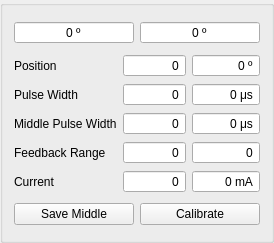
<?xml version="1.0" encoding="UTF-8"?>
<ui version="4.0">
 <class>Servo</class>
 <widget class="QGroupBox" name="Servo">
  <property name="geometry">
   <rect>
    <x>0</x>
    <y>0</y>
    <width>274</width>
    <height>243</height>
   </rect>
  </property>
  <property name="windowTitle">
   <string>Form</string>
  </property>
  <layout class="QVBoxLayout" name="verticalLayout">
   <item>
    <layout class="QHBoxLayout" name="horizontalLayout">
     <item>
      <widget class="QSpinBox" name="min_exc">
       <property name="styleSheet">
        <string notr="true"/>
       </property>
       <property name="frame">
        <bool>true</bool>
       </property>
       <property name="alignment">
        <set>Qt::AlignCenter</set>
       </property>
       <property name="readOnly">
        <bool>true</bool>
       </property>
       <property name="buttonSymbols">
        <enum>QAbstractSpinBox::NoButtons</enum>
       </property>
       <property name="keyboardTracking">
        <bool>false</bool>
       </property>
       <property name="suffix">
        <string> º</string>
       </property>
       <property name="minimum">
        <number>-360</number>
       </property>
       <property name="maximum">
        <number>360</number>
       </property>
      </widget>
     </item>
     <item>
      <layout class="QHBoxLayout" name="sliderLayout"/>
     </item>
     <item>
      <widget class="QSpinBox" name="max_exc">
       <property name="styleSheet">
        <string notr="true"/>
       </property>
       <property name="frame">
        <bool>true</bool>
       </property>
       <property name="alignment">
        <set>Qt::AlignCenter</set>
       </property>
       <property name="readOnly">
        <bool>true</bool>
       </property>
       <property name="buttonSymbols">
        <enum>QAbstractSpinBox::NoButtons</enum>
       </property>
       <property name="keyboardTracking">
        <bool>false</bool>
       </property>
       <property name="suffix">
        <string> º</string>
       </property>
       <property name="maximum">
        <number>360</number>
       </property>
      </widget>
     </item>
    </layout>
   </item>
   <item>
    <layout class="QGridLayout" name="gridLayout">
     <item row="4" column="0">
      <widget class="QLabel" name="label_5">
       <property name="text">
        <string>Feedback Range</string>
       </property>
      </widget>
     </item>
     <item row="5" column="0">
      <widget class="QLabel" name="label_3">
       <property name="text">
        <string>Current</string>
       </property>
      </widget>
     </item>
     <item row="1" column="0">
      <widget class="QLabel" name="label_2">
       <property name="text">
        <string>Position</string>
       </property>
      </widget>
     </item>
     <item row="5" column="1" colspan="2">
      <widget class="QSpinBox" name="current_raw">
       <property name="alignment">
        <set>Qt::AlignRight|Qt::AlignTrailing|Qt::AlignVCenter</set>
       </property>
       <property name="buttonSymbols">
        <enum>QAbstractSpinBox::NoButtons</enum>
       </property>
       <property name="maximum">
        <number>4096</number>
       </property>
      </widget>
     </item>
     <item row="1" column="1" colspan="2">
      <widget class="QSpinBox" name="position_raw">
       <property name="alignment">
        <set>Qt::AlignRight|Qt::AlignTrailing|Qt::AlignVCenter</set>
       </property>
       <property name="buttonSymbols">
        <enum>QAbstractSpinBox::NoButtons</enum>
       </property>
       <property name="maximum">
        <number>4096</number>
       </property>
      </widget>
     </item>
     <item row="4" column="1" colspan="2">
      <widget class="QSpinBox" name="feedback_min">
       <property name="alignment">
        <set>Qt::AlignRight|Qt::AlignTrailing|Qt::AlignVCenter</set>
       </property>
       <property name="buttonSymbols">
        <enum>QAbstractSpinBox::NoButtons</enum>
       </property>
       <property name="maximum">
        <number>4096</number>
       </property>
      </widget>
     </item>
     <item row="3" column="0">
      <widget class="QLabel" name="label_4">
       <property name="text">
        <string>Middle Pulse Width</string>
       </property>
      </widget>
     </item>
     <item row="3" column="1" colspan="2">
      <widget class="QSpinBox" name="pulse_width_mid_raw">
       <property name="alignment">
        <set>Qt::AlignRight|Qt::AlignTrailing|Qt::AlignVCenter</set>
       </property>
       <property name="buttonSymbols">
        <enum>QAbstractSpinBox::NoButtons</enum>
       </property>
       <property name="maximum">
        <number>4096</number>
       </property>
      </widget>
     </item>
     <item row="1" column="3" colspan="2">
      <widget class="QDoubleSpinBox" name="position">
       <property name="alignment">
        <set>Qt::AlignRight|Qt::AlignTrailing|Qt::AlignVCenter</set>
       </property>
       <property name="buttonSymbols">
        <enum>QAbstractSpinBox::NoButtons</enum>
       </property>
       <property name="suffix">
        <string> º</string>
       </property>
       <property name="decimals">
        <number>0</number>
       </property>
       <property name="minimum">
        <double>-360.000000000000000</double>
       </property>
       <property name="maximum">
        <double>360.000000000000000</double>
       </property>
      </widget>
     </item>
     <item row="2" column="0">
      <widget class="QLabel" name="label">
       <property name="text">
        <string>Pulse Width</string>
       </property>
      </widget>
     </item>
     <item row="2" column="1" colspan="2">
      <widget class="QSpinBox" name="pulse_width_raw">
       <property name="alignment">
        <set>Qt::AlignRight|Qt::AlignTrailing|Qt::AlignVCenter</set>
       </property>
       <property name="buttonSymbols">
        <enum>QAbstractSpinBox::NoButtons</enum>
       </property>
       <property name="maximum">
        <number>65535</number>
       </property>
      </widget>
     </item>
     <item row="2" column="3" colspan="2">
      <widget class="QDoubleSpinBox" name="pulse_width">
       <property name="alignment">
        <set>Qt::AlignRight|Qt::AlignTrailing|Qt::AlignVCenter</set>
       </property>
       <property name="buttonSymbols">
        <enum>QAbstractSpinBox::NoButtons</enum>
       </property>
       <property name="suffix">
        <string> μs</string>
       </property>
       <property name="decimals">
        <number>0</number>
       </property>
       <property name="maximum">
        <double>100000.000000000000000</double>
       </property>
      </widget>
     </item>
     <item row="5" column="3" colspan="2">
      <widget class="QSpinBox" name="current">
       <property name="alignment">
        <set>Qt::AlignRight|Qt::AlignTrailing|Qt::AlignVCenter</set>
       </property>
       <property name="readOnly">
        <bool>true</bool>
       </property>
       <property name="buttonSymbols">
        <enum>QAbstractSpinBox::NoButtons</enum>
       </property>
       <property name="suffix">
        <string> mA</string>
       </property>
       <property name="prefix">
        <string/>
       </property>
       <property name="maximum">
        <number>10000</number>
       </property>
      </widget>
     </item>
     <item row="3" column="3" colspan="2">
      <widget class="QDoubleSpinBox" name="pulse_width_mid">
       <property name="alignment">
        <set>Qt::AlignRight|Qt::AlignTrailing|Qt::AlignVCenter</set>
       </property>
       <property name="buttonSymbols">
        <enum>QAbstractSpinBox::NoButtons</enum>
       </property>
       <property name="suffix">
        <string> μs</string>
       </property>
       <property name="decimals">
        <number>0</number>
       </property>
       <property name="maximum">
        <double>100000.000000000000000</double>
       </property>
      </widget>
     </item>
     <item row="4" column="3" colspan="2">
      <widget class="QSpinBox" name="feedback_max">
       <property name="alignment">
        <set>Qt::AlignRight|Qt::AlignTrailing|Qt::AlignVCenter</set>
       </property>
       <property name="buttonSymbols">
        <enum>QAbstractSpinBox::NoButtons</enum>
       </property>
       <property name="maximum">
        <number>4096</number>
       </property>
      </widget>
     </item>
    </layout>
   </item>
   <item>
    <layout class="QHBoxLayout" name="horizontalLayout_2">
     <item>
      <widget class="QPushButton" name="saveMiddle">
       <property name="text">
        <string>Save Middle</string>
       </property>
       <property name="icon">
        <iconset resource="../Assets/Resources.qrc">
         <normaloff>:/Icons/22x22/Save.png</normaloff>:/Icons/22x22/Save.png</iconset>
       </property>
      </widget>
     </item>
     <item>
      <widget class="QPushButton" name="calibrate">
       <property name="text">
        <string>Calibrate</string>
       </property>
       <property name="icon">
        <iconset resource="../Assets/Resources.qrc">
         <normaloff>:/Icons/22x22/Calibration.png</normaloff>:/Icons/22x22/Calibration.png</iconset>
       </property>
      </widget>
     </item>
    </layout>
   </item>
  </layout>
 </widget>
 <resources>
  <include location="../Assets/Resources.qrc"/>
 </resources>
 <connections/>
 <slots>
  <signal>changePosition(uint,uint)</signal>
  <slot>sliderMoved(int)</slot>
  <slot>sliderCenter()</slot>
  <slot>changeActivity()</slot>
 </slots>
</ui>
